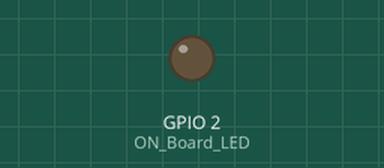
Simulated run of this sketch. Board: ESP8266 (NodeMCU). On the bench: output pins drawn as LEDs (lit = HIGH). WiFi joins after 1.5 s; servers stay silent unless stated; what the sketch prints to the serial monitor is not drawn.

Above: at 0.1 s.
At 1.3 s:
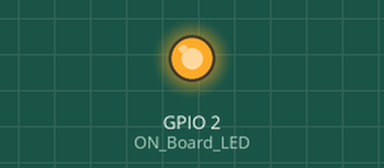
Timing chart, 0 to 2.8 s (numbered marks = the images above):
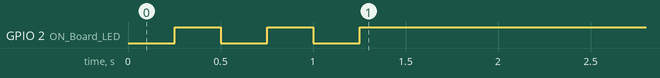

The sketch:

nodemcuTap.ino
```cpp
#include <ESP8266WiFi.h>
#include <ESP8266HTTPClient.h>
#include <WiFiClient.h>

#define ON_Board_LED 2

const char* ssid = "";
const char* password = "";

HTTPClient http;
WiFiClient client;

void setup() {
  Serial.begin(115200);
  WiFi.begin(ssid, password);
  Serial.println("");

  pinMode(ON_Board_LED, OUTPUT);
  digitalWrite(ON_Board_LED, HIGH);

  Serial.print("Connecting");
  while (WiFi.status() != WL_CONNECTED) {
    Serial.print(".");
    digitalWrite(ON_Board_LED, LOW);
    delay(250);
    digitalWrite(ON_Board_LED, HIGH);
    delay(250);
  }
  digitalWrite(ON_Board_LED, HIGH);

  Serial.println("");
  Serial.print("Successfully connected to : ");
  Serial.println(ssid);
  Serial.print("IP address: ");
  Serial.println(WiFi.localIP());

  Serial.println("Please tag a card or keychain to see the UID !");
  Serial.println("");
}

void loop() {
  if (Serial.available() > 0) {
    String rfidCode = Serial.readStringUntil('\n');
    digitalWrite(ON_Board_LED, LOW);
    String postData;
    postData = "UIDresult=" + rfidCode;

    if (http.begin(client, "http://192.168.1.3/SmartGate/getUIDTap.php")) {
      http.addHeader("Content-Type", "application/x-www-form-urlencoded");
      int httpCode = http.POST(postData);
      String payload = http.getString();

      http.end();
      digitalWrite(ON_Board_LED, HIGH);
      if (httpCode == HTTP_CODE_OK) {
        if (payload == "1") {
          Serial.print(1);  // Access granted
        } else {
          Serial.print(0);  // Access denied
        }
      } else {
        Serial.print("HTTP request failed with error code: ");
        Serial.println(httpCode);
      }
    } else {
      Serial.println("Failed to connect to the server.");
    }
  }
}
```
